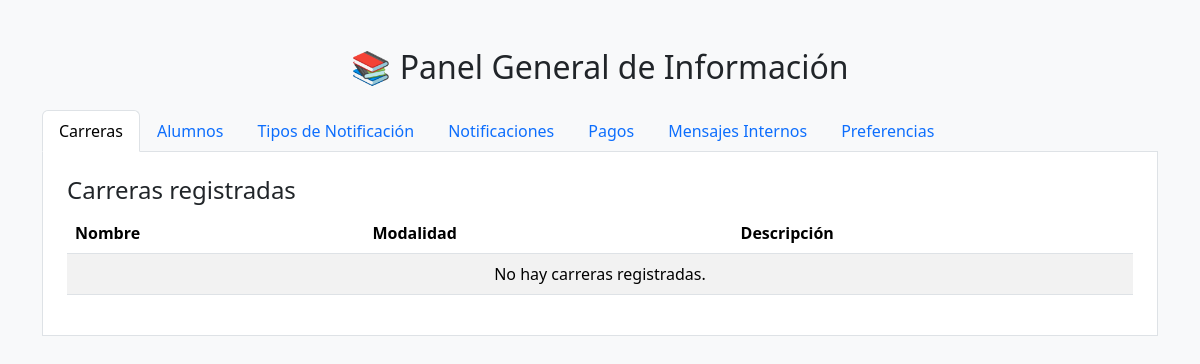
The page /panelgeneral/ on the database as committed earlier.
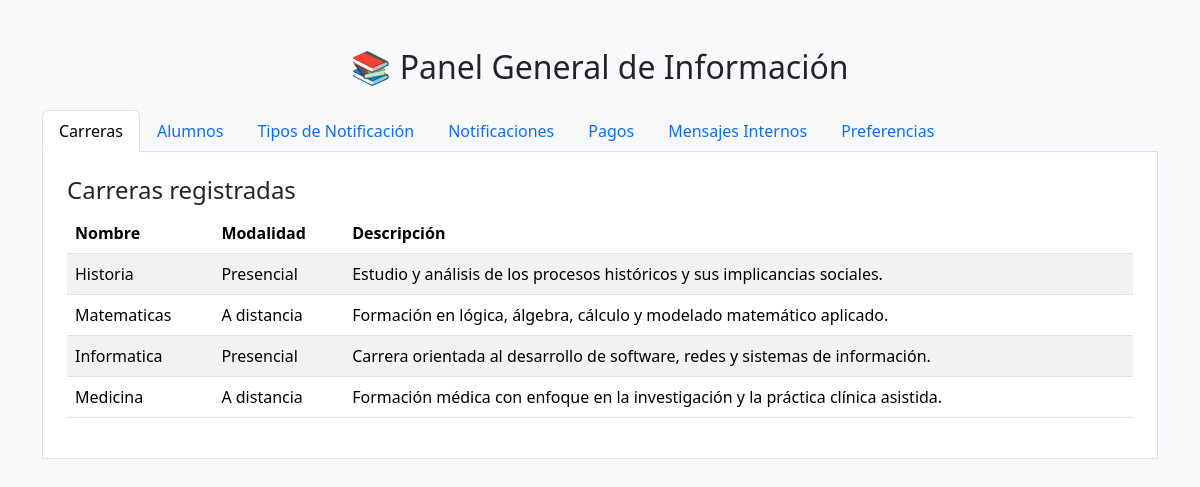
The same page on the database as committed later.
### mensajes/models.py (models this page shows)
class Carrera(models.Model):
    MODALIDAD_CHOICES = (
        ('Presencial', 'Presencial'),
        ('A distancia', 'A distancia'),
    )
    NOMBRE_CHOICES = (
        ('Historia', 'Historia'),
        ('Matematicas', 'Matemáticas'),
        ('Informatica', 'Informática'),
        ('Medicina', 'Medicina'),
    )
    nombre = models.CharField(max_length=100, choices=NOMBRE_CHOICES)
    modalidad = models.CharField(max_length=20, choices=MODALIDAD_CHOICES)
    descripcion = models.TextField(blank=True, null=True)
    def __str__(self):
        return f"{self.nombre} ({self.modalidad})"

### mensajes/views.py (the view)
# urls.py: path('panelgeneral/', views.panel_general, name='panel_general'),
def panel_general(request):
    context = {
        'carreras': Carrera.objects.all(),
        'alumnos': PerfilAlumno.objects.all(),
        'tipos_notificacion': TipoNotificacion.objects.all(),
        'notificaciones': Notificacion.objects.all(),
        'pagos': Pago.objects.all(),
        'mensajes': MensajeInterno.objects.all(),
        'preferencias': Preferencia.objects.all(),
    }
    comprobacion = list(MensajeInterno.objects.all())
    return render(request, 'mensajes/panel_general.html', context)

### mensajes/models.py (called while the page is built)
    def __str__(self):
        return f"{self.user.first_name} {self.user.last_name}"

    def __str__(self):
        return f"{self.nombre_tipo} - {self.carrera.nombre if self.carrera else 'Sin carrera'}"

### mensajes/templates/mensajes/panel_general.html (shortened to what this page needs)
{% load static %}
<!DOCTYPE html>
<html lang="es">
<head>
    <link href="https://cdn.jsdelivr.net/npm/bootstrap@5.3.3/dist/css/bootstrap.min.css" rel="stylesheet">
</head>
<body class="bg-light">
<div class="container mt-5">
    <h2 class="text-center mb-4">📚 Panel General de Información</h2>
    <ul class="nav nav-tabs" id="myTab" role="tablist">
        <li class="nav-item"><button class="nav-link active" id="carreras-tab" data-bs-toggle="tab" data-bs-target="#carreras" type="button" role="tab">Carreras</button></li>
        <li class="nav-item"><button class="nav-link" id="alumnos-tab" data-bs-toggle="tab" data-bs-target="#alumnos" type="button" role="tab">Alumnos</button></li>
        <li class="nav-item"><button class="nav-link" id="tipos-tab" data-bs-toggle="tab" data-bs-target="#tipos" type="button" role="tab">Tipos de Notificación</button></li>
        <li class="nav-item"><button class="nav-link" id="notificaciones-tab" data-bs-toggle="tab" data-bs-target="#notificaciones" type="button" role="tab">Notificaciones</button></li>
        <li class="nav-item"><button class="nav-link" id="pagos-tab" data-bs-toggle="tab" data-bs-target="#pagos" type="button" role="tab">Pagos</button></li>
        <li class="nav-item"><button class="nav-link" id="mensajes-tab" data-bs-toggle="tab" data-bs-target="#mensajes" type="button" role="tab">Mensajes Internos</button></li>
        <li class="nav-item"><button class="nav-link" id="preferencias-tab" data-bs-toggle="tab" data-bs-target="#preferencias" type="button" role="tab">Preferencias</button></li>
    </ul>
    <div class="tab-content border border-top-0 p-4 bg-white">
        <div class="tab-pane fade show active" id="carreras" role="tabpanel">
            <h4>Carreras registradas</h4>
            <table class="table table-striped">
                <thead><tr><th>Nombre</th><th>Modalidad</th><th>Descripción</th></tr></thead>
                <tbody>
                    {% for c in carreras %}
                        <tr><td>{{ c.nombre }}</td><td>{{ c.modalidad }}</td><td>{{ c.descripcion }}</td></tr>
                    {% empty %}
                        <tr><td colspan="3" class="text-center">No hay carreras registradas.</td></tr>
                    {% endfor %}
                </tbody>
            </table>
        </div>
    </div>
</div>
</body>
</html>

Rows that differ between the two databases and show on the page:
added Carrera: nombre "Historia", modalidad "Presencial", descripcion "Estudio y análisis de los procesos históricos y sus implicancias sociales."
added Carrera: nombre "Matematicas", modalidad "A distancia", descripcion "Formación en lógica, álgebra, cálculo y modelado matemático aplicado."
added Carrera: nombre "Informatica", modalidad "Presencial", descripcion "Carrera orientada al desarrollo de software, redes y sistemas de información."
added Carrera: nombre "Medicina", modalidad "A distancia", descripcion "Formación médica con enfoque en la investigación y la práctica clínica asistida."
Other text that changed with them:
text no longer shown: "No hay carreras registradas."
